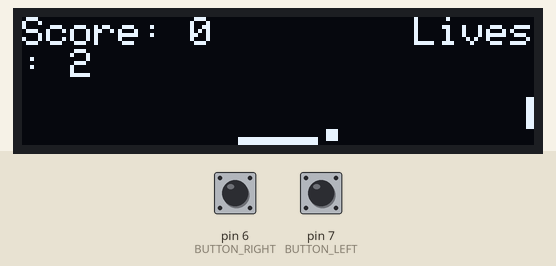
Bench run of a sketch on a simulated Arduino Uno, built with avr-gcc and run on an emulated ATmega328P. Parts: 128×32 one-colour display. The test bench sets the inputs (shaded band); at power-on: pin 6 (BUTTON_RIGHT) HIGH, pin 7 (BUTTON_LEFT) HIGH. Random numbers use the default seed unless the sketch sets one.

Above: at 1.23 s.
1.3 s: pin 6 (BUTTON_RIGHT) pulled LOW for 0.15 s
At 1.62 s:
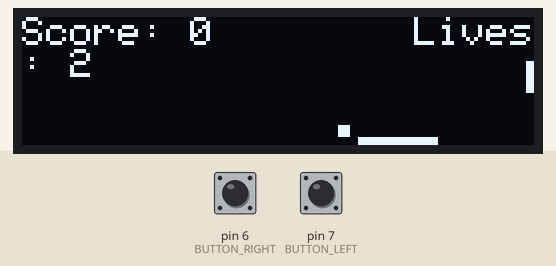
3.0 s: pin 7 (BUTTON_LEFT) pulled LOW for 0.15 s
At 3.28 s:
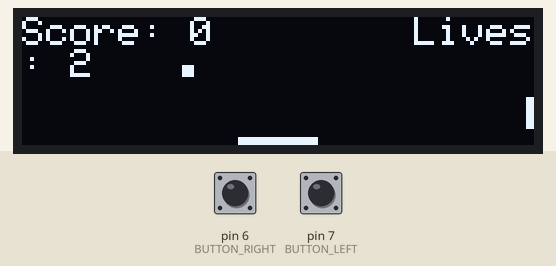
6.1 s: pin 6 (BUTTON_RIGHT) pulled LOW for 1 s
At 6.25 s:
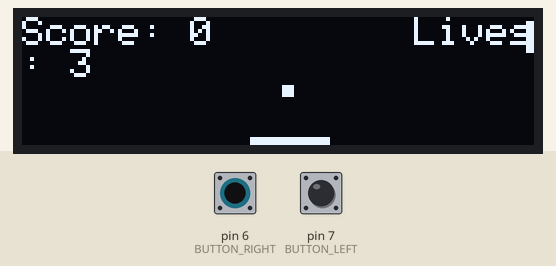
8.6 s: pin 7 (BUTTON_LEFT) pulled LOW for 1 s
At 8.77 s:
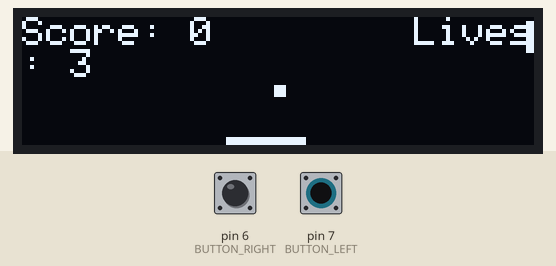

The sketch:

ping_pong.ino
```cpp
#include <Wire.h>
#include <Adafruit_GFX.h>
#include <Adafruit_SSD1306.h>

#define SCREEN_WIDTH 128
#define SCREEN_HEIGHT 32
#define OLED_RESET    -1
#define SCREEN_ADDRESS 0x3C

Adafruit_SSD1306 display(SCREEN_WIDTH, SCREEN_HEIGHT, &Wire, OLED_RESET);

// Configurações do jogo
#define PADDLE_WIDTH 20
#define PADDLE_HEIGHT 3
#define PADDLE_Y (SCREEN_HEIGHT - 2)
#define BALL_SIZE 3
#define WALL_WIDTH 2
#define WALL_HEIGHT 8
#define WALL_X (SCREEN_WIDTH - WALL_WIDTH)

// Variáveis do jogo
int paddleX = SCREEN_WIDTH/2 - PADDLE_WIDTH/2;
int ballX = SCREEN_WIDTH/2;
int ballY = SCREEN_HEIGHT/2;
int ballSpeedX = 1;
int ballSpeedY = 1;
int wallY = 0;
int wallSpeed = 1;
int score = 0;
int lives = 3;
bool gameOver = false;
unsigned long lastUpdate = 0;
int updateInterval = 30; // ms

// Pinos dos botões
#define BUTTON_LEFT 7
#define BUTTON_RIGHT 6

void setup() {
  Serial.begin(115200);

  // Inicializa o display
  if(!display.begin(SSD1306_SWITCHCAPVCC, SCREEN_ADDRESS)) {
    Serial.println(F("Falha na alocação do SSD1306"));
    for(;;);
  }

  // Configura os botões
  pinMode(BUTTON_LEFT, INPUT_PULLUP);
  pinMode(BUTTON_RIGHT, INPUT_PULLUP);

  // Limpa o display
  display.clearDisplay();
  display.display();
}

void loop() {
  if (!gameOver) {
    // Verifica os botões
    checkInput();

    // Atualiza o jogo
    if (millis() - lastUpdate > updateInterval) {
      updateGame();
      lastUpdate = millis();
    }

    // Desenha o jogo
    drawGame();
  } else {
    // Tela de game over
    display.clearDisplay();
    display.setTextSize(1);
    display.setTextColor(SSD1306_WHITE);
    display.setCursor(20, 5);
    display.print("GAME OVER");
    display.setCursor(10, 20);
    display.print("Score: ");
    display.print(score);
    display.display();

    // Reinicia o jogo se qualquer botão for pressionado
    if (digitalRead(BUTTON_LEFT) == LOW || digitalRead(BUTTON_RIGHT) == LOW) {
      resetGame();
    }
  }
}

void checkInput() {
  if (digitalRead(BUTTON_LEFT) == LOW && paddleX > 0) {
    paddleX -= 3;
  }
  if (digitalRead(BUTTON_RIGHT) == LOW && paddleX < SCREEN_WIDTH - PADDLE_WIDTH) {
    paddleX += 3;
  }
}

void updateGame() {
  // Move a bola
  ballX += ballSpeedX;
  ballY += ballSpeedY;

  // Move a parede (oponente)
  wallY += wallSpeed;
  if (wallY <= 0 || wallY >= SCREEN_HEIGHT - WALL_HEIGHT) {
    wallSpeed = -wallSpeed;
  }

  // Colisão com as bordas
  if (ballX <= 0) {
    ballSpeedX = -ballSpeedX;
  }
  if (ballY <= 0) {
    ballSpeedY = -ballSpeedY;
  }

  // Colisão com a parede (oponente)
  if (ballX >= WALL_X - BALL_SIZE &&
      ballY >= wallY &&
      ballY <= wallY + WALL_HEIGHT) {
    ballSpeedX = -ballSpeedX;
    score++;

    // Aumenta a dificuldade a cada 5 pontos
    if (score % 5 == 0) {
      if (ballSpeedX > 0) ballSpeedX++;
      else ballSpeedX--;

      if (ballSpeedY > 0) ballSpeedY++;
      else ballSpeedY--;
    }
  }

  // Colisão com a raquete
  if (ballY >= PADDLE_Y - BALL_SIZE &&
      ballX >= paddleX &&
      ballX <= paddleX + PADDLE_WIDTH) {
    ballSpeedY = -ballSpeedY;

    // Efeito de direção baseado onde a bola acertou a raquete
    int hitPos = ballX - (paddleX + PADDLE_WIDTH/2);
    ballSpeedX = constrain(hitPos / 3, -3, 3);
  }

  // Bola saiu pela parte inferior
  if (ballY >= SCREEN_HEIGHT) {
    lives--;
    if (lives <= 0) {
      gameOver = true;
    } else {
      // Reseta a bola
      ballX = SCREEN_WIDTH/2;
      ballY = SCREEN_HEIGHT/2;
      ballSpeedX = random(0, 2) ? 1 : -1;
      ballSpeedY = 1;
    }
  }
}

void drawGame() {
  display.clearDisplay();

  // Desenha a parede (oponente)
  display.fillRect(WALL_X, wallY, WALL_WIDTH, WALL_HEIGHT, SSD1306_WHITE);

  // Desenha a raquete
  display.fillRect(paddleX, PADDLE_Y, PADDLE_WIDTH, PADDLE_HEIGHT, SSD1306_WHITE);

  // Desenha a bola
  display.fillRect(ballX, ballY, BALL_SIZE, BALL_SIZE, SSD1306_WHITE);

  // Desenha o score e vidas
  display.setTextSize(1);
  display.setTextColor(SSD1306_WHITE);
  display.setCursor(0, 0);
  display.print("Score: ");
  display.print(score);
  display.setCursor(SCREEN_WIDTH - 30, 0);
  display.print("Lives: ");
  display.print(lives);

  display.display();
}

void resetGame() {
  score = 0;
  lives = 3;
  gameOver = false;
  paddleX = SCREEN_WIDTH/2 - PADDLE_WIDTH/2;
  ballX = SCREEN_WIDTH/2;
  ballY = SCREEN_HEIGHT/2;
  ballSpeedX = random(0, 2) ? 1 : -1;
  ballSpeedY = 1;
  wallY = 0;
  wallSpeed = 1;
}
```

Measured:
- after the input at 6.1 s, the display: changes at once (image 3)
- after the input at 8.6 s, the display: changes at once (image 4)
